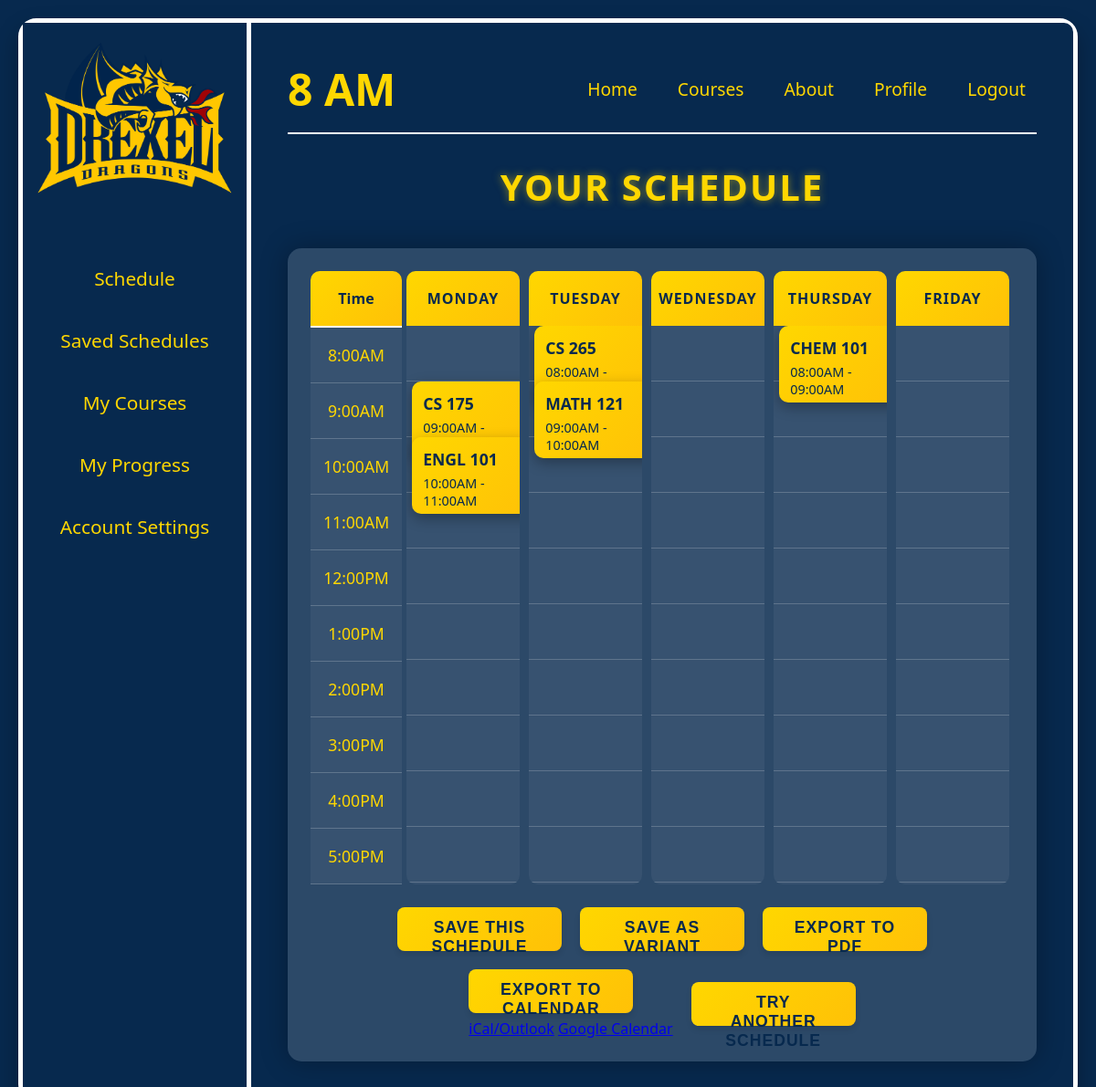
Page /display_schedule?schedule_id=2 (signed in) on the committed database.
### app.py (models this page shows)
class Course(db.Model):
    crn = db.Column(db.Integer, primary_key=True)
    course_code = db.Column(db.String(50), nullable=False)
    course_name = db.Column(db.String(150), nullable=False)
    start_time = db.Column(db.String(10), nullable=False)
    end_time = db.Column(db.String(10), nullable=False)
    day = db.Column(db.String(10), nullable=False)
    credits = db.Column(db.Integer, nullable=False, default=3)

### app.py (the view)
@app.route('/display_schedule')
@login_required
def display_schedule():
    logger.debug(f"Accessing display_schedule for user {current_user.id}, session: {session}, args: {request.args}")
    schedule_id = request.args.get('schedule_id', session.get('schedule_id'), type=int)
    logger.debug(f"Schedule ID: {schedule_id}, source: {'request.args' if request.args.get('schedule_id') else 'session' if session.get('schedule_id') else 'none'}")
    schedule = session.get('schedule', [])
    if schedule_id:
        saved_schedule = Schedule.query.get(schedule_id)
        if saved_schedule and saved_schedule.user_id == current_user.id:
            courses_selected = list(set([course for course in [
                saved_schedule.course1, saved_schedule.course2, saved_schedule.course3,
                saved_schedule.course4, saved_schedule.course5
            ] if course]))
            logger.debug(f"Regenerating schedule ID {schedule_id} with courses {courses_selected}")
            schedule = generate_schedule(
                courses_selected,
                saved_schedule.start_time,
                saved_schedule.end_time,
                saved_schedule.spacing
            )
            if schedule:
                session['schedule'] = schedule
                session['schedule_id'] = schedule_id
                session['courses_selected'] = courses_selected
                session['start_time'] = saved_schedule.start_time
                session['end_time'] = saved_schedule.end_time
                session['spacing'] = saved_schedule.spacing
                logger.info(f"Regenerated schedule ID {schedule_id} for user {current_user.id}")
            else:
                logger.warning(f"Failed to regenerate schedule ID {schedule_id}")
                flash('Could not regenerate schedule. Please try again or create a new one.', 'error')
                logger.info("Redirecting to /schedule due to regeneration failure")
                return redirect(url_for('schedule'))
        else:
            logger.warning(f"Invalid or unauthorized schedule ID {schedule_id} for user {current_user.id}")
            flash('Invalid schedule ID or unauthorized access. Please generate a new schedule.', 'error')
            logger.info("Redirecting to /schedule due to invalid schedule ID")
            return redirect(url_for('schedule'))
    if not schedule:
        logger.error(f"No schedule available for user {current_user.id}")
        flash('No schedule generated. Please select courses and try again.', 'error')
        logger.info("Redirecting to /schedule due to no schedule")
        return redirect(url_for('schedule'))
    logger.info(f"Displaying schedule for user {current_user.id}, schedule_id={schedule_id}")
    return render_template('schedule_result.html', schedule=schedule, schedule_id=schedule_id, time_to_minutes=time_to_minutes)

### app.py (called while the page is built)
@login_manager.user_loader
def load_user(user_id):
    return User.query.get(int(user_id))

def time_to_minutes(time_str):
    if not time_str:
        return None
    time_str = time_str.strip().replace(" ", "").upper()
    try:
        if ':' not in time_str:
            time_str = time_str.replace("AM", ":00AM").replace("PM", ":00PM")
        hour, minute = map(int, time_str.replace("AM", "").replace("PM", "").split(':'))
        if time_str.endswith("PM") and hour != 12:
            hour += 12
        elif time_str.endswith("AM") and hour == 12:
            hour = 0
        return hour * 60 + minute
    except Exception as e:
        logger.error(f"Time conversion error for {time_str}: {str(e)}")
        return None

### templates/schedule_result.html (shortened to what this page needs)
<!DOCTYPE html>
<html lang="en">
<head>
    <link rel="stylesheet" href="{{ url_for('static', filename='styles.css') }}">
</head>
<body>
    <div class="container">
        <div class="sidebar">
            <img src="{{ url_for('static', filename='drexel_logo.png') }}" alt="Drexel Logo" class="logo">
            <ul class="sidebar-menu">
                <li><a href="{{ url_for('schedule') }}">Schedule</a></li>
                <li><a href="{{ url_for('saved_schedules') }}">Saved Schedules</a></li>
                <li><a href="#">My Courses</a></li>
                <li><a href="#">My Progress</a></li>
                <li><a href="{{ url_for('profile') }}">Account Settings</a></li>
            </ul>
        </div>
        <div class="main-content">
            <nav class="navbar">
                <span class="time">8 AM</span>
                <ul class="nav-links">
                    <li><a href="{{ url_for('dashboard') }}">Home</a></li>
                    <li><a href="#">Courses</a></li>
                    <li><a href="#">About</a></li>
                    <li><a href="{{ url_for('profile') }}">Profile</a></li>
                    <li><a href="{{ url_for('logout') }}">Logout</a></li>
                </ul>
            </nav>
            <h1>Your Schedule</h1>
            <div id="scheduleContainer" class="schedule-container">
                {% if schedule and schedule|length > 0 %}
                    <div class="schedule-grid">
                        <div class="time-column">
                            <div class="time-header">Time</div>
                            {% for i in range(8, 18) %}
                                <div class="time-slot">{{ (i % 12) or 12 }}:00{{ 'AM' if i < 12 else 'PM' }}</div>
                            {% endfor %}
                        </div>
                        <div class="days-container">
                            {% for day in ['Monday', 'Tuesday', 'Wednesday', 'Thursday', 'Friday'] %}
                                <div class="day-column">
                                    <div class="day-header">{{ day }}</div>
                                    <div class="day-slots">
                                        {% for i in range(8, 18) %}
                                            <div class="slot">
                                                {% for event in schedule %}
                                                    {% if event[0] == day %}
                                                        {% set start_minutes = time_to_minutes(event[3]) %}
                                                        {% set end_minutes = time_to_minutes(event[4]) %}
                                                        {% set slot_start = i * 60 %}
                                                        {% if start_minutes >= slot_start and start_minutes < slot_start + 60 %}
                                                            <div class="course-card" style="height:{{ ((end_minutes - start_minutes) / 60 * 60) if end_minutes and start_minutes else 0 }}px; top:{{ ((start_minutes - slot_start) / 60 * 60) if start_minutes else 0 }}px;">
                                                                <div class="course-title">{{ event[1] }}</div>
                                                                <div class="course-time">{{ event[3] }} - {{ event[4] }}</div>
                                                            </div>
                                                        {% endif %}
                                                    {% endif %}
                                                {% endfor %}
                                            </div>
                                        {% endfor %}
                                    </div>
                                </div>
                            {% endfor %}
                        </div>
                    </div>
                {% else %}
                    <p class="no-schedule">No schedule generated. Try adjusting your preferences!</p>
                {% endif %}
                <div class="button-container">
                    {% if schedule and schedule|length > 0 %}
                        <button onclick="saveSchedule()" class="export-btn save-btn">Save this Schedule</button>
                        <button onclick="saveVariant()" class="export-btn variant-btn">Save as Variant</button>
                    {% endif %}
                    <button onclick="exportToPDF()" class="export-btn">Export to PDF</button>
                    <div class="export-calendar-container">
                        <button class="export-btn export-calendar-btn" aria-haspopup="true" aria-expanded="false">Export to Calendar</button>
                        <div class="calendar-dropdown" role="menu">
                            <a href="#" onclick="exportToICal(); return false;" role="menuitem">iCal/Outlook</a>
                            <a href="#" onclick="exportToGoogle(); return false;" role="menuitem">Google Calendar</a>
                        </div>
                    </div>
                    <button class="export-btn" id="try-another-schedule">Try Another Schedule</button>
                </div>
            </div>
        </div>
    </div>
</body>
</html>

### static/styles.css (style rules this page uses)
body { margin: 0; font-family: 'Segoe UI', Tahoma, Geneva, Verdana, sans-serif; background-color: #07294E; color: #FFD700; overflow-x: hidden; }
.container { display: flex; min-height: 100vh; border: 5px solid white; box-shadow: 0 12px 24px rgba(0, 0, 0, 0.3); margin: 20px; border-radius: 20px; background-color: #07294E; }
.sidebar { width: 250px; background-color: #07294E; color: white; padding: 20px; display: flex; flex-direction: column; align-items: center; text-align: center; border-right: 5px solid white; box-sizing: border-box; }
.logo { width: 215px; margin-bottom: 30px; display: block; }
.sidebar-menu { list-style: none; padding: 0; width: 100%; }
.sidebar-menu li { margin: 24px 0; }
.sidebar-menu a { color: #FFD700; text-decoration: none; font-size: 1.3em; transition: all 0.3s ease; display: block; padding: 8px 12px; border-radius: 8px; }
.main-content { flex-grow: 1; padding: 40px; color: #FFD700; background-color: #07294E; border-radius: 0 10px 10px 0; }
.navbar { display: flex; justify-content: space-between; align-items: center; border-bottom: 2px solid white; padding-bottom: 15px; margin-bottom: 30px; }
.time { font-size: 3em; font-weight: bold; }
.nav-links { list-style: none; display: flex; gap: 20px; padding: 0; margin: 0; }
.nav-links a { color: #FFD700; text-decoration: none; font-size: 1.2em; transition: all 0.3s ease; padding: 8px 12px; border-radius: 8px; }
h1 { text-align: center; margin: 0 0 40px; font-size: 2.5em; letter-spacing: 2px; text-transform: uppercase; color: #FFD700; text-shadow: 0 0 10px rgba(255, 215, 0, 0.5); }
button, .generate-btn, .action-btn, .variant-btn { background: linear-gradient(135deg, #FFD700, #FFC107); color: #07294E; border: none; padding: 12px 24px; cursor: pointer; border-radius: 8px; font-size: 1.1em; font-weight: bold; transition: all 0.3s ease; box-shadow: 0 4px 6px rgba(0, 0, 0, 0.1); text-transform: uppercase; letter-spacing: 1px; }
.schedule-container { background: rgba(255, 255, 255, 0.15); padding: 25px; border-radius: 15px; box-shadow: 0 0 30px rgba(0, 0, 0, 0.3); }
.schedule-grid { display: flex; }
.time-column { width: 100px; display: flex; flex-direction: column; }
.time-header { height: 60px; background: linear-gradient(135deg, #FFD700, #FFC107); color: #07294E; font-weight: bold; display: flex; align-items: center; justify-content: center; border-bottom: 2px solid white; border-radius: 10px 10px 0 0; }
.time-slot { height: 60px; display: flex; align-items: center; justify-content: center; background-color: rgba(255, 255, 255, 0.05); border-bottom: 1px solid rgba(255, 255, 255, 0.2); font-size: 1.1em; }
.days-container { display: flex; flex-grow: 1; }
.day-column { flex: 1; display: flex; flex-direction: column; margin: 0 5px; }
.day-header { height: 60px; background: linear-gradient(135deg, #FFD700, #FFC107); color: #07294E; font-weight: bold; display: flex; align-items: center; justify-content: center; border-radius: 10px 10px 0 0; text-transform: uppercase; letter-spacing: 1px; }
.day-slots { position: relative; flex-grow: 1; background-color: rgba(255, 255, 255, 0.05); border-radius: 0 0 10px 10px; overflow: hidden; }
.slot { height: 60px; border-bottom: 1px solid rgba(255, 255, 255, 0.2); position: relative; }
.course-card { position: absolute; width: 90%; left: 5%; background: linear-gradient(135deg, #FFD700, #FFC107); color: #07294E; padding: 12px; border-radius: 10px; box-shadow: 0 5px 15px rgba(0, 0, 0, 0.3); animation: slideIn 0.5s ease-out forwards; transition: all 0.3s ease; }
.course-title { font-weight: bold; font-size: 1.1em; margin-bottom: 5px; }
.course-time { font-size: 0.9em; }
.button-container { display: flex; justify-content: center; align-items: center; gap: 20px; margin-top: 25px; flex-wrap: wrap; }
.export-btn, .variant-btn { background: linear-gradient(135deg, #FFD700, #FFC107); color: #07294E; border: none; padding: 12px 24px; cursor: pointer; border-radius: 8px; font-size: 1.1em; font-weight: bold; transition: all 0.3s ease; width: 180px; height: 48px; line-height: 1.2; }

### rows in the picture
Course: course_code "CS 175", start_time "09:00AM", end_time "10:00AM"
Course: course_code "ENGL 101", start_time "10:00AM", end_time "11:00AM"
Course: course_code "CS 265", start_time "08:00AM", end_time "09:00AM"
Course: course_code "MATH 121", start_time "09:00AM", end_time "10:00AM"
Course: course_code "CHEM 101", start_time "08:00AM", end_time "09:00AM"

### other values in the picture
{{ (i % 12) or 12 }} "8" "9" "10" "11" "12" "1" "2" "3" "4" "5"
{{ 'AM' if i < 12 else 'PM' }} "AM" "AM" "AM" "AM" "PM" "PM" "PM" "PM" "PM" "PM"
{{ day }} "MONDAY" "TUESDAY" "WEDNESDAY" "THURSDAY" "FRIDAY"
